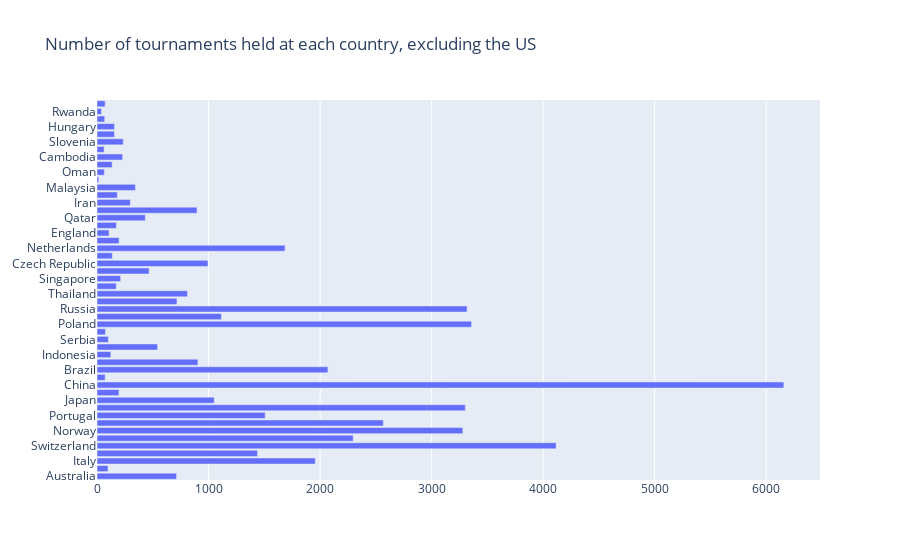

Notebook code for this chart:
### Code cell
fig = go.Figure(go.Bar(
            x = list(without_us_dict.values()),
            y = list(without_us_dict.keys()),
            orientation='h'))
fig.update_layout(title = "Number of tournaments held at each country, excluding the US")
fig.show()

### Figure 1 — Plotly figure (JSON) as saved in the notebook; plotly's stock layout.template omitted (floating-point values rounded to 4 significant figures)
{"data": [{"orientation": "h", "type": "bar", "x": [713, 99, 1957, 1439, 4116, 2297, 3280, 2567, 1508, 3302, 1051, 197, 6158, 73, 2070, 905, 124, 543, 102, 76, 3358, 1115, 3318, 717, 811, 173, 212, 467, 995, 137, 1686, 198, 108, 174, 433, 897, 299, 182, 344, 16, 66, 136, 230, 64, 236, 157, 157, 69, 40, 73], "y": ["Australia", "Macao", "Italy", "Spain", "Switzerland", "Germany", "Norway", "France", "Portugal", "Austria", "Japan", "Belgium", "China", "Hong Kong", "Brazil", "Greece", "Indonesia", "South Africa", "Serbia", "Puerto Rico", "Poland", "Croatia", "Russia", "Mexico", "Thailand", "Bahrain", "Singapore", "Korea", "Czech Republic", "United Arab Emirates", "Netherlands", "Morocco", "England", "Argentina", "Qatar", "Turkey", "Iran", "Canada", "Malaysia", "Principality of Monaco", "Oman", "Philippines", "Cambodia", "Vietnam", "Slovenia", "Liechtenstein", "Hungary", "India", "Rwanda", "Latvia"]}], "layout": {"autosize": true, "title": {"text": "Number of tournaments held at each country, excluding the US"}, "xaxis": {"autorange": true, "range": [0, 6482.0], "type": "linear"}, "yaxis": {"autorange": true, "range": [-0.5, 49.5], "type": "category"}}}
